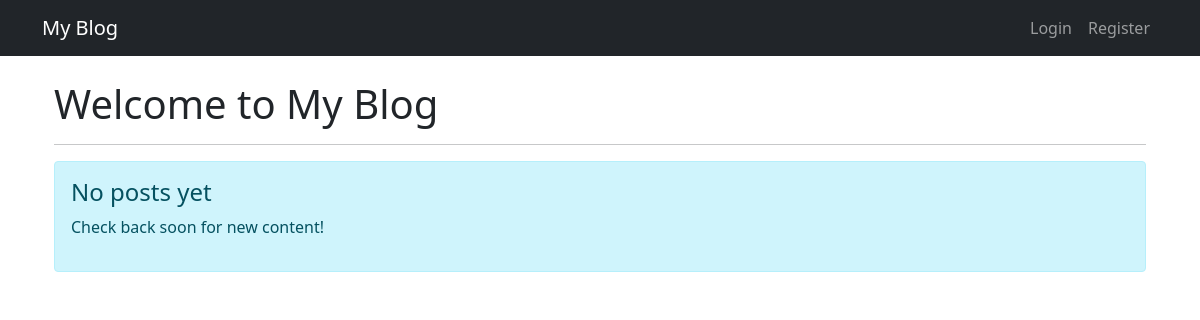
Before: / with the older database file.
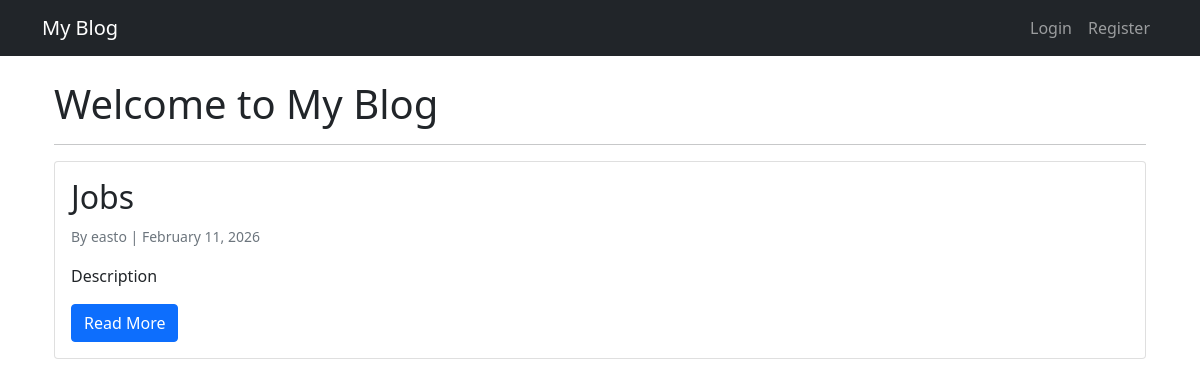
After: the same page with the newer database file.
### blog/models.py (models this page shows, shortened)
class Post(models.Model):
    STATUS_CHOICES = (
        ('draft', 'Draft'),
        ('published', 'Published'),
    )
    title = models.CharField(max_length=200)
    slug = models.SlugField(max_length=250, unique_for_date='created_at')
    content = models.TextField()
    author = models.ForeignKey(
        settings.AUTH_USER_MODEL,
        on_delete=models.CASCADE,
        related_name='blog_posts'
    )
    category = models.ForeignKey(
        Category,
        on_delete=models.SET_NULL,
        null=True,
        blank=True,
        related_name='posts'
    )
    tags = models.ManyToManyField(
        Tag,
        blank=True,
        related_name='posts'
    )
    status = models.CharField(
        max_length=10,
        choices=STATUS_CHOICES,
        default='draft'
    )
    cover_image = models.ImageField(
        upload_to='post_covers/',
        blank=True,
        null=True
    )
    views_count = models.PositiveIntegerField(default=0)
    created_at = models.DateTimeField(default=timezone.now)
    updated_at = models.DateTimeField(auto_now=True)
    published_at = models.DateTimeField(blank=True, null=True)
    class Meta:
        ordering = ('-published_at', '-created_at')
        indexes = [
            models.Index(fields=['-published_at']),
            models.Index(fields=['status']),
        ]

### users/models.py (models this page shows, shortened)
class CustomUser(AbstractUser):
    class Role(models.TextChoices):
        ADMIN = 'admin', _('Admin')
        AUTHOR = 'author', _('Author')
        READER = 'reader', _('Reader')
    bio = models.TextField(max_length=500, blank=True)
    location = models.CharField(max_length=30, blank=True)
    birth_date = models.DateField(null=True, blank=True)
    profile_image = models.ImageField(upload_to='profile_pics/', blank=True)
    role = models.CharField(
        max_length=10,
        choices=Role.choices,
        default=Role.READER
    )
    email_verified = models.BooleanField(default=False)
    email_verification_token = models.CharField(max_length=100, blank=True)
    email_verification_sent_at = models.DateTimeField(null=True, blank=True)

### blog/views.py (the view)
# urls.py: path('', views.home, name='home'),
def home(request):
    posts = Post.objects.filter(status='published').order_by('-published_at')[:5]
    return render(request, 'blog/home.html', {'posts': posts})

### templates/blog/home.html
{% extends 'base.html' %}
{% block content %}
<div class="container mt-4">
    <h1>Welcome to My Blog</h1>
    <hr>
    {% for post in posts %}
    <div class="card mb-4">
        <div class="card-body">
            <h2 class="card-title">{{ post.title }}</h2>
            <p class="card-text">
                <small class="text-muted">
                    By {{ post.author.username }} | {{ post.created_at|date:"F d, Y" }}
                </small>
            </p>
            <p class="card-text">{{ post.content|truncatewords:50 }}</p>
            <a href="{% url 'blog:post_detail' pk=post.id %}" class="btn btn-primary">Read More</a>
        </div>
    </div>
    {% empty %}
    <div class="alert alert-info">
        <h4>No posts yet</h4>
        <p>Check back soon for new content!</p>
    </div>
    {% endfor %}
</div>
{% endblock %}

### templates/base.html (shortened to what this page needs)
<!DOCTYPE html>
<html lang="en">
<head>
    <link href="https://cdn.jsdelivr.net/npm/bootstrap@5.1.3/dist/css/bootstrap.min.css" rel="stylesheet">
</head>
<body>
    <nav class="navbar navbar-expand-lg navbar-dark bg-dark">
        <div class="container">
            <a class="navbar-brand" href="{% url 'blog:home' %}">My Blog</a>
            <div class="navbar-nav ms-auto">
                {% if user.is_authenticated %}
                <span class="navbar-text me-3">Hello, {{ user.username }}</span>
                <a class="nav-link" href="{% url 'logout' %}">Logout</a>
                {% else %}
                <a class="nav-link" href="{% url 'login' %}">Login</a>
                <a class="nav-link" href="{% url 'register' %}">Register</a>
                {% endif %}
            </div>
        </div>
    </nav>
    <div class="container">
        {% block content %}
        {% endblock %}
    </div>
</body>
</html>

Changed rows visible on the page:
added Post: title "Jobs", author.username "easto", created_at "February 11, 2026", content "Description"
Other visible differences:
text no longer shown: "No posts yet Check back soon for new content!"
